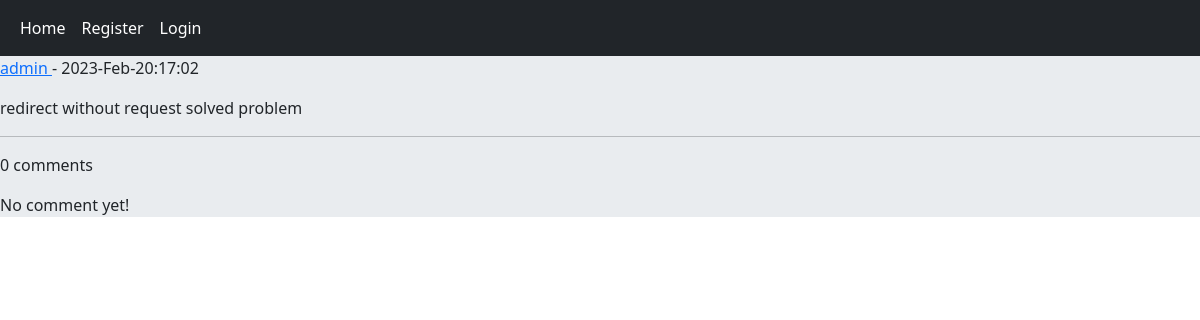
/post/12/redirect-without-request-solved-problem/, run on an earlier commit of the app's database.
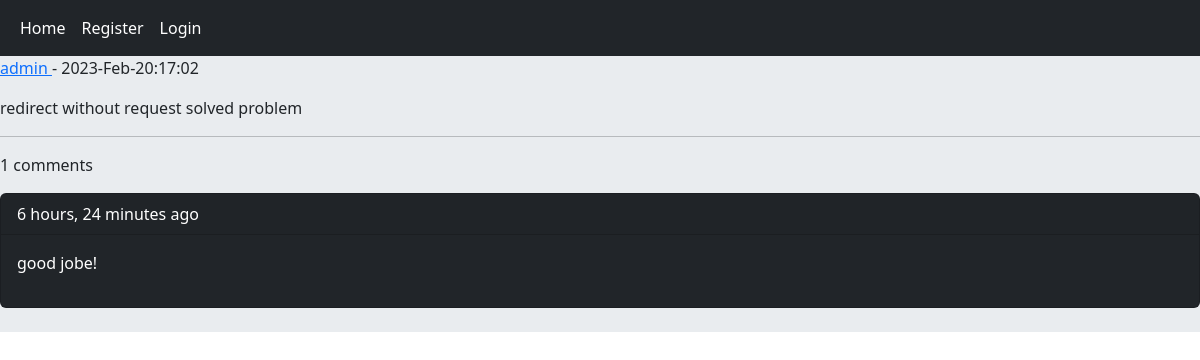
And on a later commit of the database.
### home/models.py (models this page shows, shortened)
class Comment(models.Model):
    user  = models.ForeignKey(User,   on_delete=models.CASCADE, related_name='user_comment')
    post  = models.ForeignKey(Post,   on_delete=models.CASCADE, related_name='post_comment')
    reply = models.ForeignKey('self', on_delete=models.CASCADE, related_name='reply_comment',
                blank=True, null=True)
    is_reply= models.BooleanField(default=False)
    body    = models.TextField(max_length=400)
    created = models.DateTimeField(auto_now_add=True)

### home/views.py (the view, shortened to what this page needs)
# urls.py: path('post/<int:post_id>/<slug:post_slug>/' , views.PostDetailView.as_view(), name='post_details'),
class PostDetailView(View):
    class_form = CommentCreateForm
    class_reply_form = CommentReplyForm
    def setup(self, request, *args, **kwargs):
        self.post_inst = Post.objects.get(pk=kwargs['post_id'], slug=kwargs['post_slug'])
        return super().setup(request, *args, **kwargs)
    def get(self, request, *args, **kwargs):
        post = self.post_inst
        comments = post.post_comment.filter(is_reply=False)
        return render(request, 'home/details.html',
                      {'post':post, 'comments':comments, 'comment_form':self.class_form, 'reply_form':self.class_reply_form})

### home/templates/home/details.html (shortened to what this page needs)
{% extends 'base.html' %}
{% block content %}
    <p> <a href="{% url 'accounts:user_profile' post.user.id %}"> {{post.user.username}} </a> - {{post.updated |  date:"Y-M-d:H:i" }}</p>
    <p>{{post.body}}</p>
    <hr/>
    <p>{{comments.count}} comments</p>
    {% for comment in comments %}
        <div class="card bg-dark text-white">
            <p class="card-header"> {{commetn.user}}    {{comment.created |  timesince}} ago</p>
            <p class="card-body">{{comment.body}}</p>
        </div></br>
    {% empty %}
        <p> No comment yet!</p>
    {% endfor %}
{% endblock %}

What changed in the data, as far as the page shows it:
added Comment: created "6 hours, 24 minutes", body "good jobe!"
Also different on the page:
{{ comments.count }}: "0" → "1"
text no longer shown: "No comment yet!"
